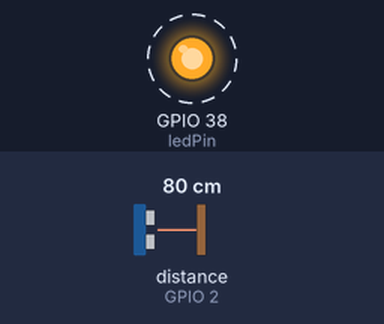
The sketch below on a simulated ESP32-S3. On the bench: output pins drawn as LEDs (lit = HIGH). Wiring (inferred from the names in the program): ultrasonic range finder: trigger GPIO 1; echo GPIO 2. Dashed ring = blinking. The test bench sets the inputs (shaded band); at power-on: distance to the obstacle (sensor on GPIO 2) 80 cm. The echo pulse lasts 58.3 µs per cm; pins used as bus, display or sensor lines are not drawn; what the sketch prints to the serial monitor is not drawn.

Above: at 1.06 s.
1.3 s: distance to the obstacle (sensor on GPIO 2) set to 4 cm
4.3 s: distance to the obstacle (sensor on GPIO 2) set to 2 cm
5.8 s: distance to the obstacle (sensor on GPIO 2) set to 9 cm
Timing chart, 0 to 14.8 s (numbered marks = the images above; inputs shaded):
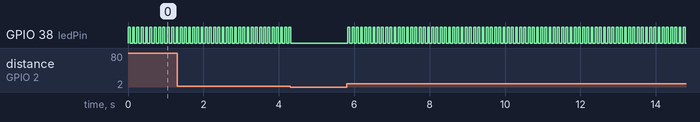

The sketch:

ultrasonic_sensor.ino
```cpp
/*
  ESP32-S3 - US-100 Ultrasonic Sensor (Trigger/Echo Mode)
  Note: Keep the jumper ON at the back of the US-100.
*/

// Updated Pins for ESP32-S3
const int trigPin = 1;
const int echoPin = 2;
const int ledPin  = 38; // Most ESP32-S3 DevBoards use GPIO 38 or 48 for the system LED

void setup() {
  // S3 boards need a delay to initialize USB Serial
  Serial.begin(115200);
  while (!Serial) {
    delay(10);
  }

  pinMode(trigPin, OUTPUT);
  pinMode(echoPin, INPUT);
  pinMode(ledPin, OUTPUT);

  digitalWrite(ledPin, LOW);
  Serial.println("US-100 Initialized on ESP32-S3...");
}

void loop() {
  // Clear the trigPin
  digitalWrite(trigPin, LOW);
  delayMicroseconds(2);

  // Trigger the sensor with a 10us pulse
  digitalWrite(trigPin, HIGH);
  delayMicroseconds(10);
  digitalWrite(trigPin, LOW);

  // Read the echoPin (returns travel time in microseconds)
  // US-100 works perfectly at 3.3V, so no voltage divider is needed
  long duration = pulseIn(echoPin, HIGH, 30000);

  // Calculate distance: (time * speed of sound) / 2
  int distance = duration * 0.0343 / 2;

  // Filter out 0 (timeout) or out of range readings
  if (distance > 2 && distance < 450) {
      Serial.print("Distance changed: ");
      Serial.print(distance);
      Serial.println(" cm");

      // Visual feedback
      digitalWrite(ledPin, HIGH);
      delay(50);
      digitalWrite(ledPin, LOW);
  }

  delay(60); // Small delay between pings
}
```

Measured:
- after the input at 4.3 s, GPIO 38 (ledPin): goes on until 4.3 s, then stays LOW
- after the input at 5.8 s, GPIO 38 (ledPin): alternates HIGH for 0.05 s and LOW for 0.06 s, starting at once
- by itself, GPIO 38 (ledPin): alternates HIGH for 0.05 s and LOW for 0.06 s
